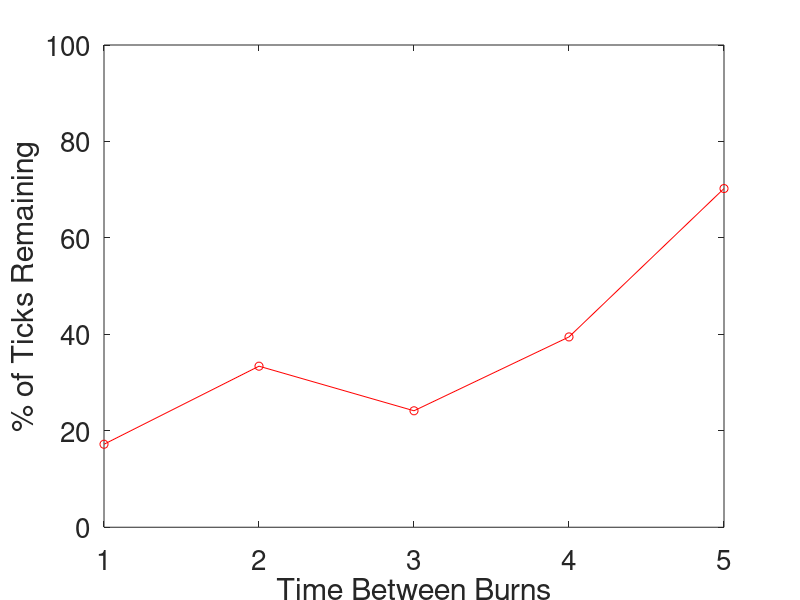

Reproduce this figure in MATLAB.
%for creating the Time between burns figure
NB = [1:1:5];
NT = 100*[8.7573e+04/5.0887e+05 1.6995e+05/5.0887e+05 1.2289e+05/5.0887e+05 2.0083e+05/5.0887e+05 3.5741e+05/5.0887e+05];
plot(NB,NT,'-or')
set(gca, 'FontSize', 20)
ylim([0 100])
xlabel('Time Between Burns')
ylabel('% of Ticks Remaining')
